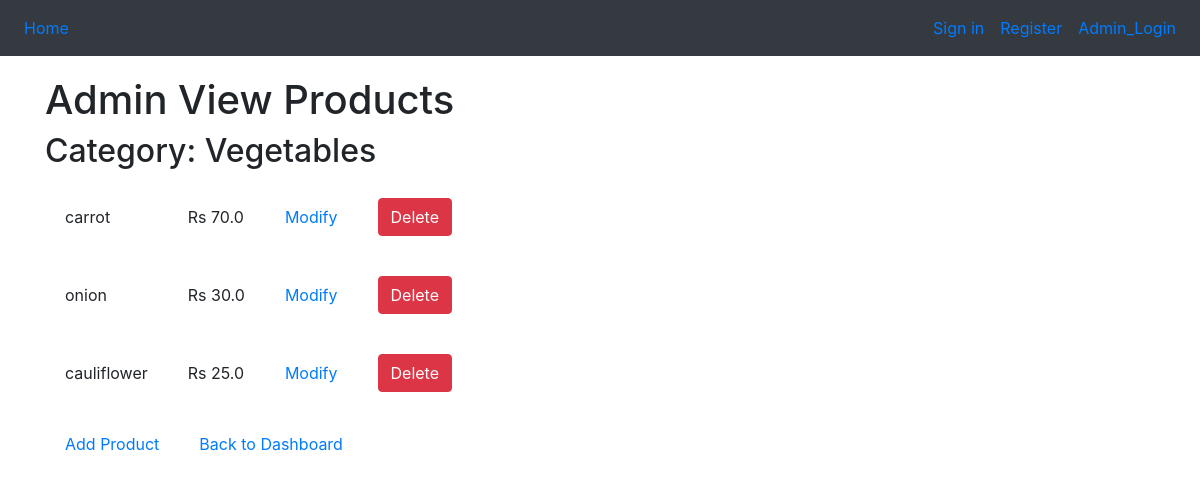
The app's page /admin_view_products/2 (signed in), older data.
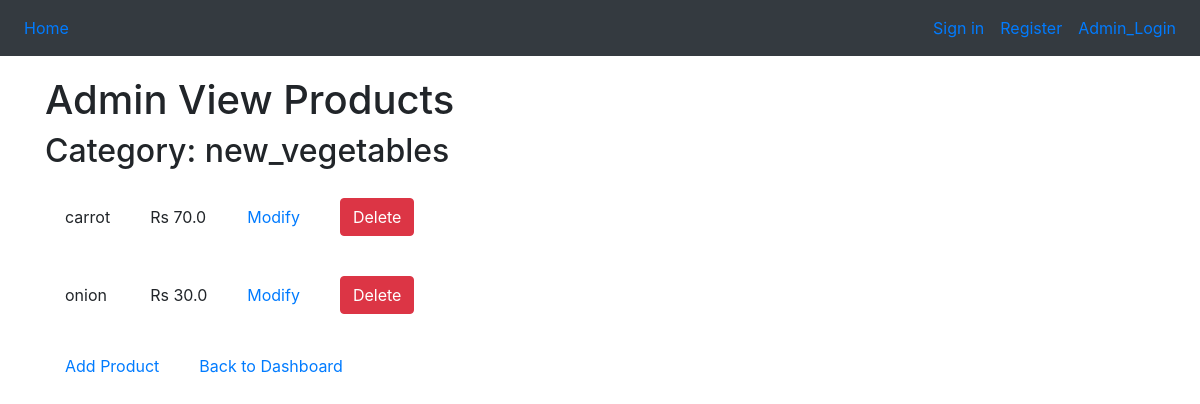
The same page, newer data.
### tables this page shows
CREATE TABLE "categories" (
	"categoryId"	INTEGER,
	"name"	TEXT,
	PRIMARY KEY("categoryId")
);

CREATE TABLE "products" (
	"productId"	INTEGER,
	"name"	TEXT,
	"price"	REAL,
	"stock"	INTEGER,
	"categoryId"	INTEGER,
	PRIMARY KEY("productId" AUTOINCREMENT),
	FOREIGN KEY("categoryId") REFERENCES "categories"("categoryId")
);

### app.py (the view)
@app.route('/admin_view_products/<int:category_id>')
def admin_view_products(category_id):
    conn = sqlite3.connect('database.db')
    cursor = conn.cursor()
    cursor.execute("SELECT name FROM categories WHERE categoryId=?", (category_id,))
    category_name = cursor.fetchone()[0]
    cursor.execute("SELECT * FROM products WHERE categoryId=?", (category_id,))
    products = cursor.fetchall()
    conn.close()
    return render_template('admin_view_products.html', category_id=category_id, category_name=category_name, products=products)

### templates/admin_view_products.html (shortened to what this page needs)
{% extends "header.html" %}
{% block body %}
<div class="container" style="padding-top:20px;">
  <h1>Admin View Products</h1>
  <h2>Category: {{ category_name }}</h2>
  <table class="product-table">
    <tbody>
      {% for product in products %}
      <tr>
        <td>{{ product[1] }}</td>
        <td>Rs {{ product[2] }}</td>
        <td>
          <a href="{{ url_for('modify_product', product_id=product[0]) }}">Modify</a> </td>
          <td><form action="{{ url_for('delete_product', product_id=product[0]) }}" method="POST" onsubmit="return confirm('Are you sure you want to delete this product?');">
            <button type="submit" class="btn btn-danger">Delete</button>
          </form>
        </td>
      </tr>
      {% endfor %}
    </tbody>
  </table>
  <table>
  <td><a href="{{ url_for('add_product', category_id=category_id) }}">Add Product</a></td>
  <td><a href="{{ url_for('admin_dashboard') }}">Back to Dashboard</a></td>
  </table>
</div>
{% endblock %}

Row changes from the older to the newer data that the page shows:
removed products: name "cauliflower", price "25.0"
changed categories: name "Vegetables" → "new_vegetables"
